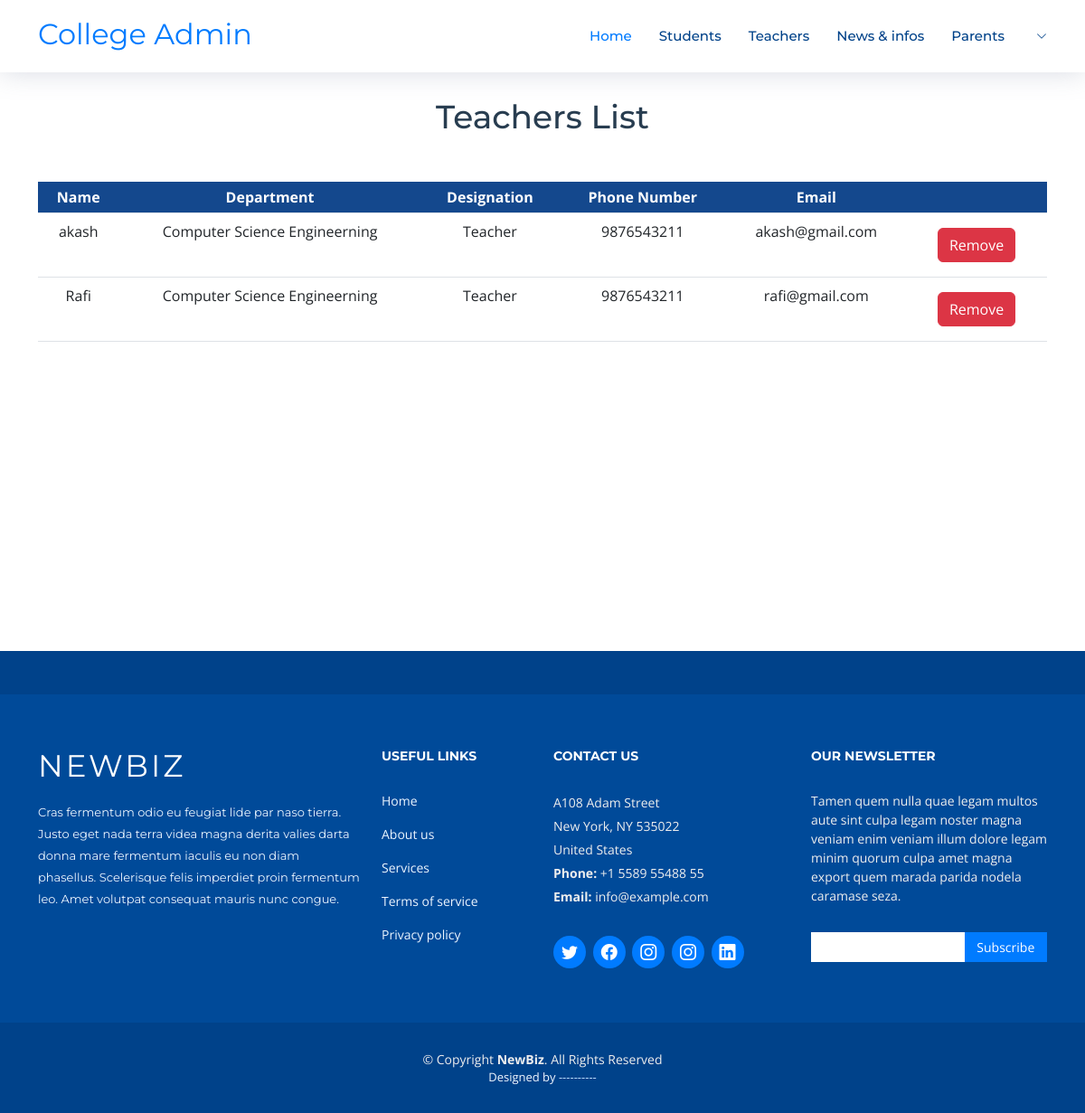
The page /SuperAdmin/viewTeachers on the database its author committed.
### teacher/models.py (models this page shows)
class TeacherProfile(models.Model):
    options = (
    ("Computer Science Engineerning","Computer Science Engineerning"),
    ("Electronics Engineerning","Electronics Engineerning"),
    ("Civil Engineerning","Civil Engineerning"),
    ("Mechanical Engineerning","Mechanical Engineerning"),
    ("Electrical Engineerning","Electrical Engineerning")
    )
    Department = models.CharField(max_length=255,choices=options)
    Phone_Number = models.IntegerField()
    Address = models.CharField(max_length=255)
    Qualification = models.CharField(max_length=255)
    Designation = models.CharField(max_length=255)
    Profile_Image = models.FileField(upload_to="teachers")
    user = models.ForeignKey(User,on_delete=models.CASCADE,null=True,blank=True)

### admin_app/views.py (the view)
# urls.py: path("viewTeachers",views.viewTeachers,name="viewTeachers"),
def viewTeachers(request):
    teachers = TeacherProfile.objects.all()
    return render(request,"admin/view-teachers.html",{"teachers":teachers})

### templates/admin/view-teachers.html (shortened to what this page needs)
{% extends 'admin/index.html' %}
{% block content %}
<main id="main">
    <section id="contact" class="contact">
        <div class="container" data-aos="fade-up">
            <div class="section-header mt-5">
                <h3 class="mt-5"> Teachers List</h3>
            </div>
            <div class="row gx-lg-0 gy-4">
                <div class="col-lg-12">
                    <table class="table">
                        <thead>
                            <tr>
                                <th>Name</th>
                                <th>Department</th>
                                <th>Designation</th>
                                <th>Phone Number</th>
                                <th>Email</th>
                                <th></th>
                            </tr>
                        </thead>
                        <tbody>
                            {% for t in teachers %}
                            <tr>
                                <td>{{t.user.first_name}}</td>
                                <td>{{t.Department}}</td>
                                <td>{{t.Designation}}</td>
                                <td>{{t.Phone_Number}}</td>
                                <td>{{t.user.email}}</td>
                                <td>
                                    <a href="{% url 'removeTeacher' t.user.id %}" class="btn btn-danger m-2"
                                        onclick="return confirm('Confirm removing this teacher ?')">Remove</a>
                                </td>
                            </tr>
                            {% endfor %}
                        </tbody>
                    </table>
                </div>
            </div>
        </div>
    </section>
</main>
{% endblock %}

### static/assets/css/style.css (style rules this page uses)
body { background: #fff; color: #444; font-family: "Open Sans", sans-serif; }
a { color: #007bff; text-decoration: none; transition: 0.5s; }
h1, h2, h3, h4, h5, h6 { font-family: "Montserrat", sans-serif; font-weight: 400; margin: 0 0 20px 0; padding: 0; }
section { overflow: hidden; }
.section-header h3 { font-size: 36px; color: #283d50; text-align: center; font-weight: 500; position: relative; }
#contact { box-shadow: 0px 0px 12px 0px rgba(0, 0, 0, 0.1); padding: 60px 0; overflow: hidden; }
#contact .section-header { padding-bottom: 30px; }

### templates/admin/view-teachers.html (style rules this page uses)
.table th { background: rgb(20, 72, 141); color: white; text-align: center; padding: 5px 10px; }
.table td { text-align: center; }
#contact { min-height: 90vh; }

### rows shown on the page
TeacherProfile: user.first_name "akash", Department "Computer Science Engineerning", Designation "Teacher", Phone_Number "9876543211", user.email "akash@gmail.com"
TeacherProfile: user.first_name "Rafi", Department "Computer Science Engineerning", Designation "Teacher", Phone_Number "9876543211", user.email "rafi@gmail.com"
